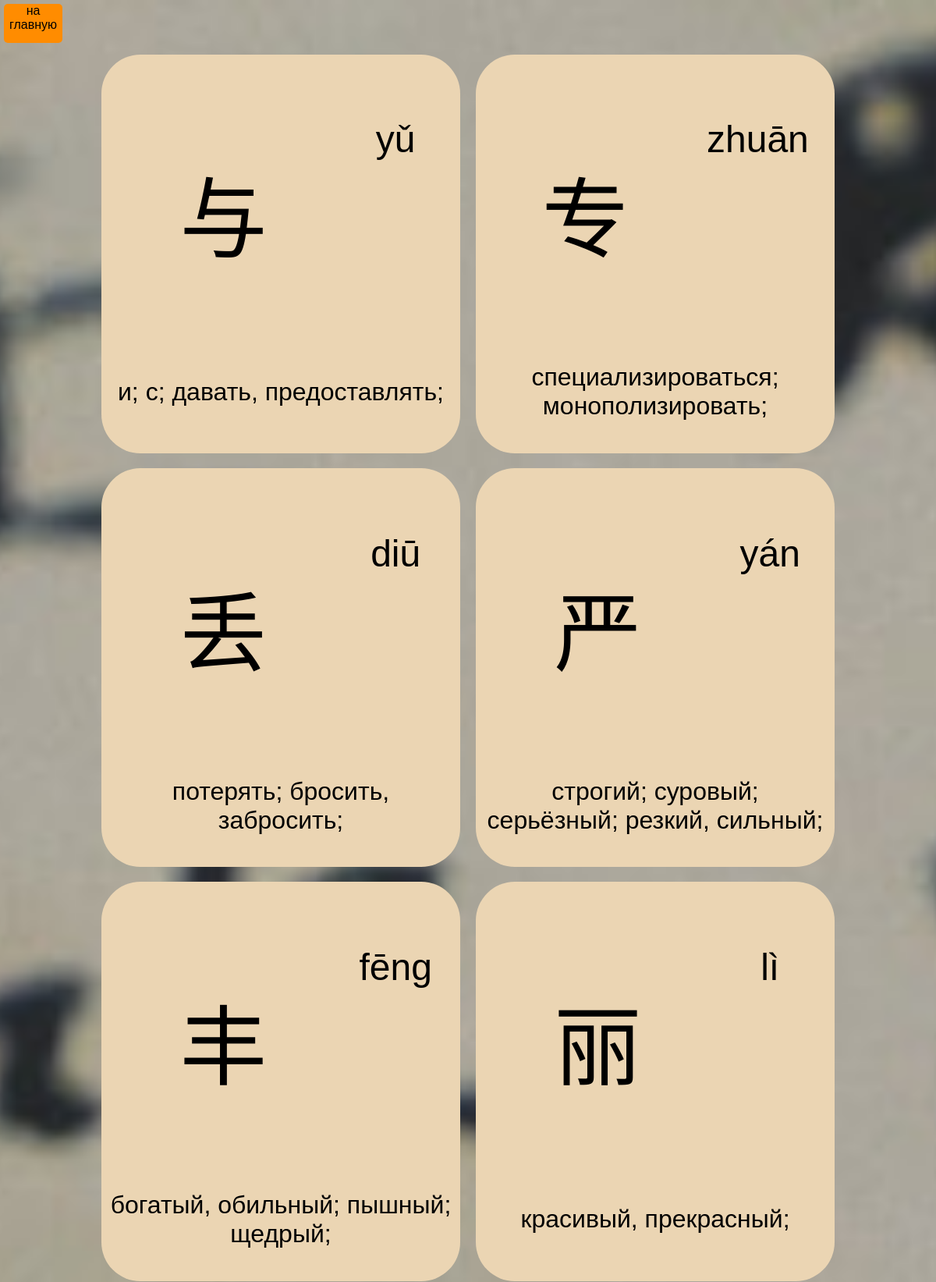
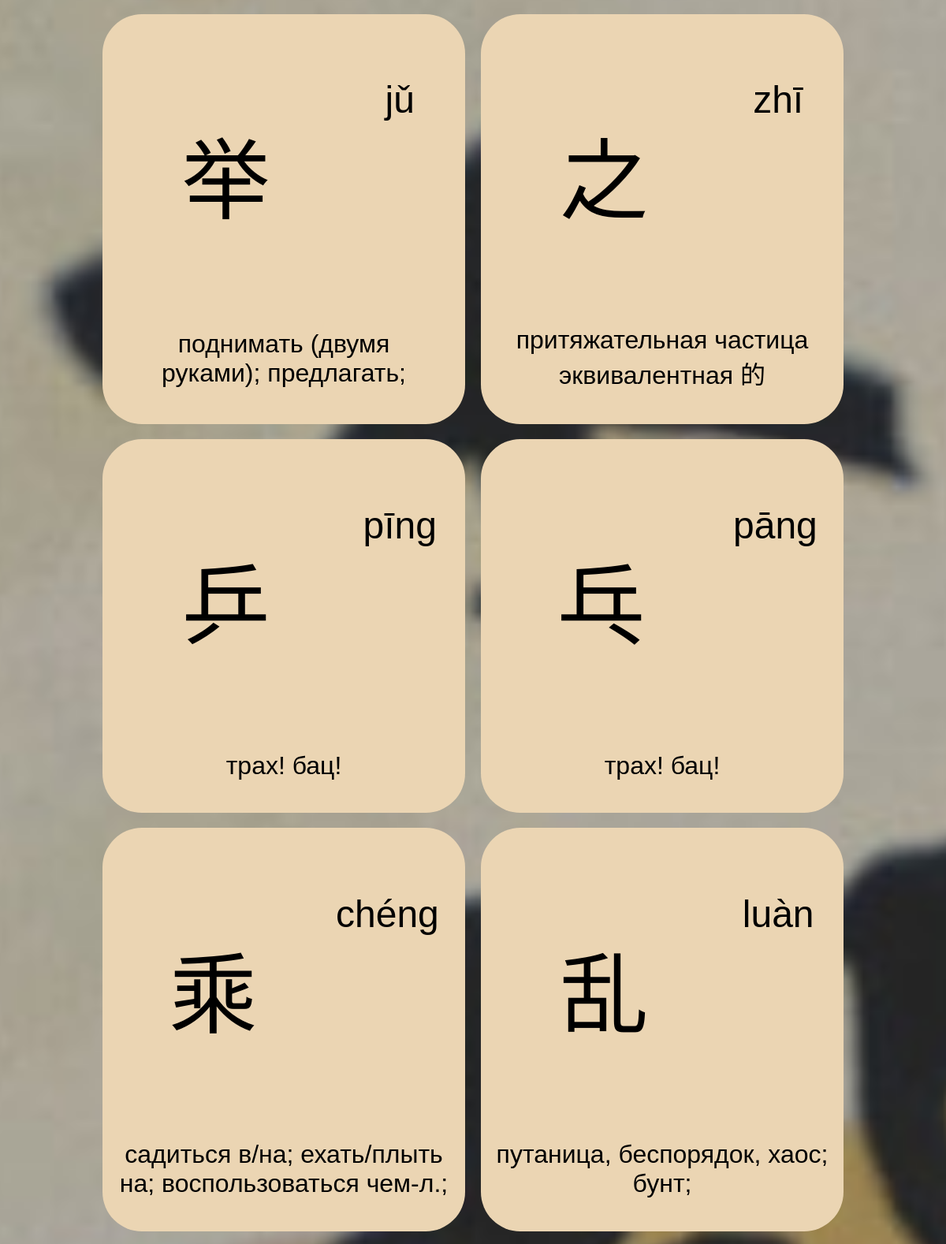
Screenshot of /hanzi_hsk_4 (upper part) with the database file from the repository (2 pictures, top to bottom).
### main/models.py (models this page shows)
class HanZi (models.Model):
        character = models.TextField('иероглиф',default='')
        reading = models.TextField('чтение',default='')
        translation = models.TextField('перевод',default='')

### main/views.py (the view)
# urls.py: path('hanzi_hsk_4', views.hanzi_hsk_4, name='hanzi_hsk_4'),
def hanzi_hsk_4(request):
        hanzi = HanZi.objects.all()
        return render(request,'main/hanzi_hsk_4.html',{'hanzi': hanzi})

### main/templates/main/hanzi_hsk_4.html (shortened to what this page needs)
{% load static %}
<html>
	<head>
		<link rel="stylesheet" href="{% static 'main/css/Hanzi-4.css' %}">
	</head>
	<body>
		<header>
			<div class="GoBack">
				<a href="{% url 'home' %}"><p>на главную</p></a>
			</div>
		</header>
		<main>
			<div class="grid-1">
				{% for zi in hanzi %}
				<div class="grid-2">
					<div class="hanzi"><p>{{ zi.character }}</p></div>
					<div class="HanZiDict"><p>{{ zi.reading }}</p></div>
					<div class="translation">{{ zi.translation }}<p></p></div>
				</div>
				{% endfor %}
			</div>
		</main>
	</body>
</html>

### main/static/main/css/Hanzi-4.css (style rules this page uses)
body { color: black; background: white; background-image: url('pictures/background.jpg'); background-attachment: fixed; background-position: center; background-size: cover; margin: 0; overflow-x: hidden; }
@media (min-width:970px) { .grid-1 { width: 80%; margin-left: 10%; display: grid; grid-template-columns: 1fr 1fr; } }
@media (min-width:970px) { .HanZi { font-size: 7em; } }
@media (min-width:970px) { .HanZiDict { font-size: 3em; } }
@media (min-width:970px) { .translation { font-size: 2em; } }
.grid-2 { display: grid; grid-template-columns: 2fr 1fr; background-color: #ebd5b3; border-radius: 50px 50px; padding: 2%; margin: 2%; word-wrap: break-word; }
.translation { grid-column: 1/4; color: black; text-align: center; font-family: sans-serif; }
.HanZiDict { text-align: left; margin: 0.5em; color: black; text-align: center; font-family: sans-serif; }
.Hanzi { font-family: 'chinese'; color: black; text-align: center; }
a { text-decoration: none; }
.GoBack { background: darkorange;; height: 50px; width: 75px; margin: 5px; border-radius: 5px; }
.GoBack p { color: black; text-align: center; font-family: sans-serif; }

### rows the page displays
HanZi: character "与", reading "yǔ", translation "и; с; давать, предоставлять;"
HanZi: character "专", reading "zhuān", translation "специализироваться; монополизировать;"
HanZi: character "丢", reading "diū", translation "потерять; бросить, забросить;"
HanZi: character "严", reading "yán", translation "строгий; суровый; серьёзный; резкий, сильный;"
HanZi: character "丰", reading "fēng", translation "богатый, обильный; пышный; щедрый;"
HanZi: character "丽", reading "lì", translation "красивый, прекрасный;"
HanZi: character "举", reading "jǔ", translation "поднимать (двумя руками); предлагать;"
HanZi: character "之", reading "zhī", translation "притяжательная частица эквивалентная 的"
HanZi: character "乒", reading "pīng", translation "трах! бац!"
HanZi: character "乓", reading "pāng", translation "трах! бац!"
HanZi: character "乘", reading "chéng", translation "садиться в/на; ехать/плыть на; воспользоваться чем-л.;"
HanZi: character "乱", reading "luàn", translation "путаница, беспорядок, хаос; бунт;"
